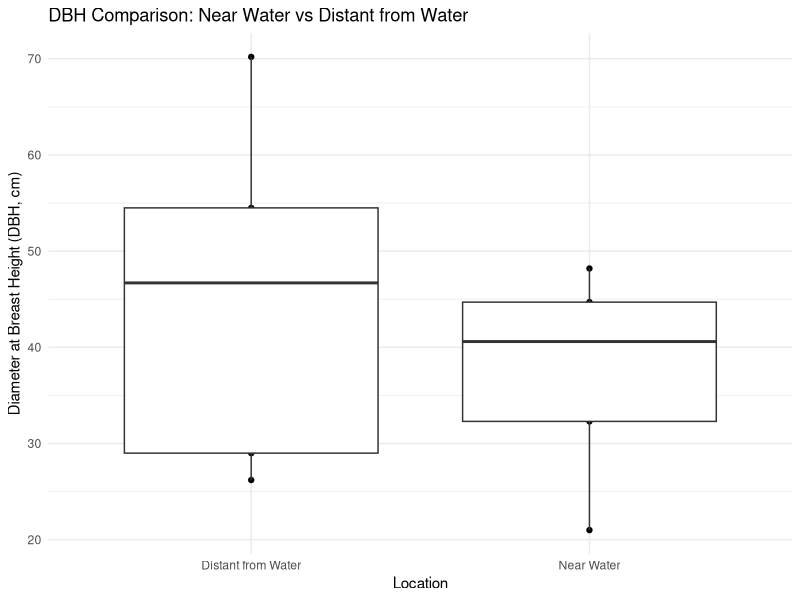

Here is the R script that generated this plot:
## ---- chunk 1
library(knitr)
library(ggplot2)
library(dplyr)
library(tidyr)
library(kableExtra)
## ---- chunk 2
# Generate variables for each set of vectors
dbh_near_water <- c(48.2, 32.3, 40.6, 21.0, 44.7)
dbh_distant_from_water <- c(54.5, 70.2, 29.0, 26.2, 46.7)

# Convert DBH from inches to centimeters
#dbh_near_water <- dbh_near_water * 2.54
#dbh_distant_from_water <- dbh_distant_from_water * 2.54

# Merge datasets and reshape for plotting
df_near_water <- data.frame(DBH = dbh_near_water, Location = "Near Water")
df_distant_from_water <- data.frame(DBH = dbh_distant_from_water, Location = "Distant from Water")

# Combine datasets
combined_df <- rbind(df_near_water, df_distant_from_water)

# Add a column for biomass
combined_df$"Biomass (kg/tree)" <- (41.173 * combined_df$DBH - 409.5)


# Add a column for Carbon (kg/tree)
combined_df$"Carbon (kg/tree)" <- combined_df$Biomass * 0.45

combined_df$"CO2_per_tree (kg/tree)" <- (combined_df$Carbon * 3.66666666667)
## ---- chunk 3
combined_df %>%
  kable(digits = 4) %>%
  kable_styling(bootstrap_options = "striped", "hover")
## ---- chunk 4
combined_df %>%
  group_by(Location) %>%
summarise("Average Biomass (kg/tree)" = mean(`Biomass (kg/tree)`),
           "Average Carbon (kg/tree)" = mean(`Carbon (kg/tree)`),
           "Average CO2 (kg/tree)" = mean(`CO2_per_tree (kg/tree)`)
           )%>%
kable(digits = 0) %>%
  kable_styling(bootstrap_options = "striped", "hover")
## ---- chunk 5
# Plot the data
ggplot(combined_df) +
  geom_point(aes(Location,DBH)) +
  geom_boxplot(aes(Location,DBH)) +
  labs(title = "DBH Comparison: Near Water vs Distant from Water",
       x = "Location",
       y = "Diameter at Breast Height (DBH, cm)") +
  theme_minimal()
## ---- chunk 6
t.test(dbh_distant_from_water,dbh_near_water)
